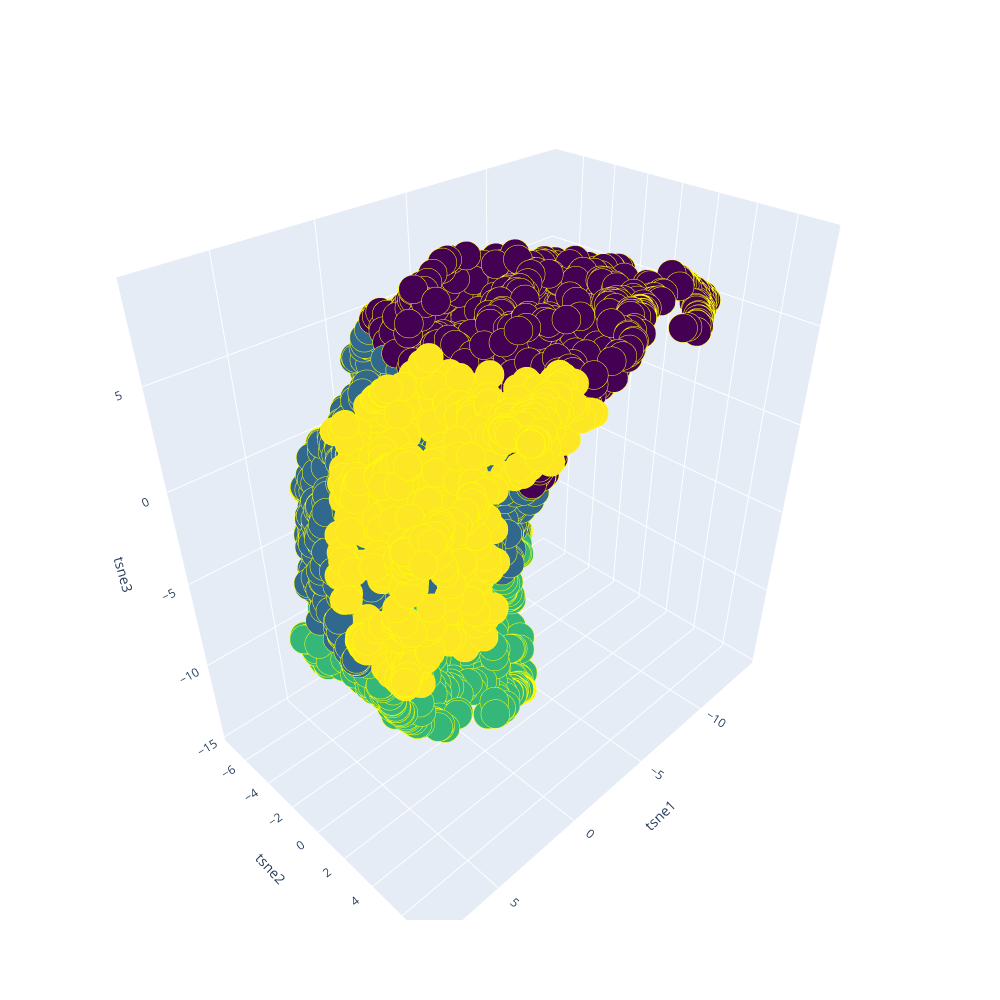

The code cell stored with this chart in its notebook:
### Code cell
import plotly.graph_objs as go

Scene = dict(xaxis = dict(title  = 'tsne1'),yaxis = dict(title  = 'tsne2'),zaxis = dict(title  = 'tsne3'))
labels = labels_tsne_scale
trace = go.Scatter3d(x=clusters_tsne_scale.iloc[:,0], y=clusters_tsne_scale.iloc[:,1], z=clusters_tsne_scale.iloc[:,2], mode='markers',marker=dict(color = labels, colorscale='Viridis', size = 10, line = dict(color = 'yellow',width = 5)))
layout = go.Layout(margin=dict(l=0,r=0),scene = Scene, height = 1000,width = 1000)
data = [trace]
fig = go.Figure(data = data, layout = layout)
fig.show()

### Figure 1 — Plotly figure (JSON) as saved in the notebook; plotly's stock layout.template omitted (floating-point values rounded to 4 significant figures; data arrays with more than 128 entries replaced by an {"elided": "..."} marker saying what was removed)
{"data": [{"marker": {"color": {"elided": "3334 int values"}, "colorscale": [[0, "#440154"], [0.1111, "#482878"], [0.2222, "#3e4989"], [0.3333, "#31688e"], [0.4444, "#26828e"], [0.5556, "#1f9e89"], [0.6667, "#35b779"], [0.7778, "#6ece58"], [0.8889, "#b5de2b"], [1, "#fde725"]], "line": {"color": "yellow", "width": 5}, "size": 10}, "mode": "markers", "type": "scatter3d", "x": {"elided": "3334 float values"}, "y": {"elided": "3334 float values"}, "z": {"elided": "3334 float values"}}], "layout": {"height": 1000, "margin": {"l": 0, "r": 0}, "scene": {"xaxis": {"title": {"text": "tsne1"}}, "yaxis": {"title": {"text": "tsne2"}}, "zaxis": {"title": {"text": "tsne3"}}}, "width": 1000}}
